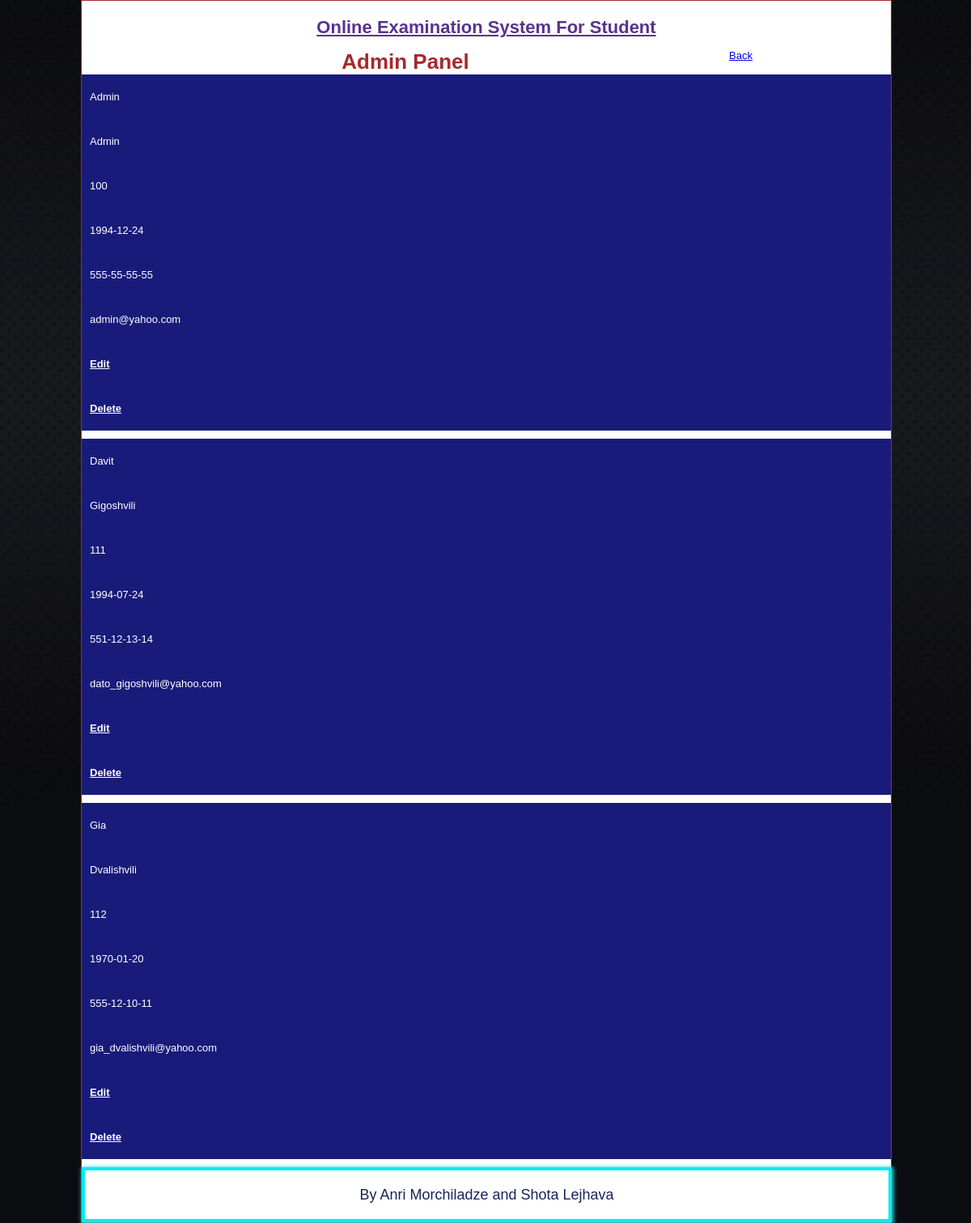
Page /admin/updateTeacher.php (signed in) on the committed database.
### tables this page shows
CREATE TABLE IF NOT EXISTS `lecturers` (
  `lecturer_number` int(8) NOT NULL,
  `name` varchar(15) NOT NULL,
  `surname` varchar(20) NOT NULL,
  `date_of_birth` date NOT NULL,
  `mobile` varchar(12) NOT NULL,
  `email` varchar(80) DEFAULT NULL,
  `password` varchar(300) NOT NULL DEFAULT '123',
  PRIMARY KEY (`lecturer_number`),
  UNIQUE KEY `in_lecturer_number` (`lecturer_number`)
);

### admin/updateTeacher.php (the view, shortened to what this page needs)
<?php
if (!isset($_SESSION['username']) || (trim($_SESSION['username']) == '')) {
    header("location:index.php");
    exit();
}
else
{
?>
<?php include_once('include/header.php');?>
<body>
<div class="wrapper">
<div class="container">
<?php include_once('include/header1.php');?>
<div class="login">
<center><h1 style="color:brown;">Admin Panel</h1></center>
 <?php
 $query=mysql_query("select * from lecturers ")or die(mysql_error);
 while($rowfetch=mysql_fetch_array($query))
 {
 ?>
<div class="admin-here">
<div class="data">
<?php echo $rowfetch['name'];
?>
</div>
<div class="data">
<?php echo $rowfetch['surname'];
?>
</div>
<div class="data">
<?php echo $rowfetch['lecturer_number'];
?>
</div>
<div class="data">
<?php echo $rowfetch['date_of_birth'];?>
</div>
<div class="data">
<?php echo $rowfetch['mobile'];?>
</div>
<div class="data">
<?php echo $rowfetch['email'];?>
</div>
<div class="data">
<a href="editTeacher.php?lecturer_number=<?php echo $rowfetch['lecturer_number'];?>">Edit</a>
</div>
<div class="data">
<a href="deleteTeacher.php?lecturer_number=<?php echo $rowfetch['lecturer_number'];?>">Delete</a>
</div>
</div>
 <?php
 }
 ?>
 </div>
 <a href="admin.php">Back</a>
<?php include_once('include/footer.php');?>
</div>
<?php
}
?>
</body>
</html>

### css/style.css (style rules this page uses)
* { margin:0px; padding:0px; }
body { line-height:1.5em; color:#039; background:#ccc; font-family:times new roman; font-size:14px; }
.wrapper { width:1000px; margin:0 auto; }
.container { float:left; width:1000px; height:auto; background:#fff; border:1px solid brown; }
.login { float:left; width:800px; height:auto; }
.admin-here { float:left; width:1000px; height:auto; background:#191B7A; color:#fff; margin-bottom:10px; }
.admin-here .data { padding-top:20px; padding-bottom:20px; float:left; width:1000px; margin-left:10px; }
.admin-here .data a { text-decoration:underline; color:#fff; font-weight:bold; }

### css/styles.css (style rules this page uses)
body { color:black; background:url('img/bg.jpg') repeat-x #0c0d10; font:13px "Lucida Sans Unicode",Arial,Helvetica,sans-serif; }

### rows in the picture
lecturers: name "Admin", surname "Admin", lecturer_number "100", date_of_birth "1994-12-24", mobile "555-55-55-55", email "admin@yahoo.com"
lecturers: name "Davit", surname "Gigoshvili", lecturer_number "111", date_of_birth "1994-07-24", mobile "551-12-13-14", email "dato_gigoshvili@yahoo.com"
lecturers: name "Gia", surname "Dvalishvili", lecturer_number "112", date_of_birth "1970-01-20", mobile "555-12-10-11", email "gia_dvalishvili@yahoo.com"
